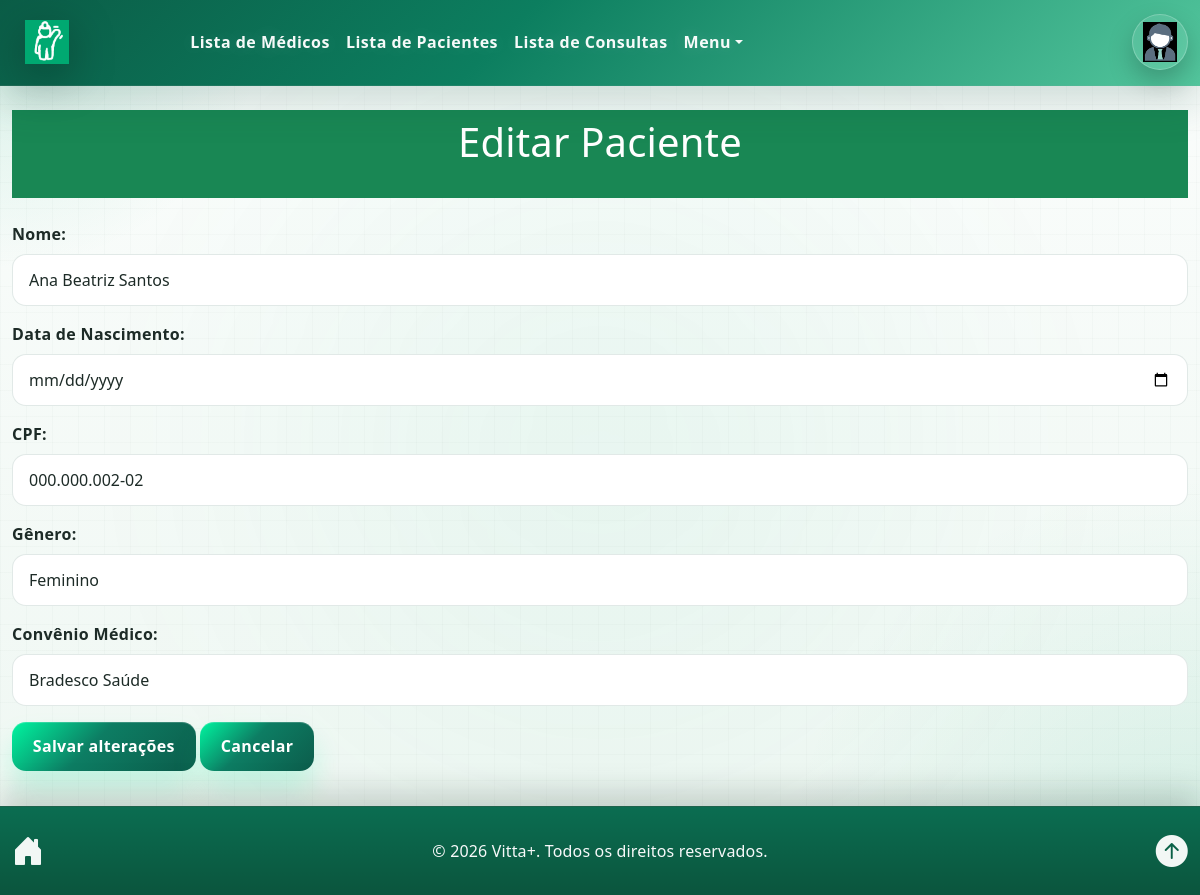
/patients_edit/14/ (signed in), run on the app's committed database.
### consulta/models.py (models this page shows, shortened)
class Patient(models.Model):
    name = models.CharField(max_length=100, verbose_name="Nome")
    birth_date = models.DateField(verbose_name="Data de Nascimento")
    CPF = models.CharField(max_length=14, unique=True, verbose_name="CPF")
    gender = models.CharField(max_length=10, choices=[("M", "Masculino"), ("F", "Feminino")], verbose_name="Gênero")
    health_insurance = models.CharField(max_length=100, blank=True)
    class Meta:
        ordering = ["name"]

### consulta/views.py (the view)
# urls.py: path('patients_edit/<int:id>/', views.patients_edit, name='patients_edit'),
@login_required
@permission_required('consulta.change_patient', raise_exception=True)
def patients_edit(request, id):
    patient = get_object_or_404(Patient, id=id)
    if request.method == 'POST':
        form = PatientForm(request.POST, instance=patient)
        if form.is_valid():
            form.save()
            messages.success(request, 'Paciente atualizado com sucesso!')
            return redirect('patients_list')
    else:
        form = PatientForm(instance=patient)
    return render(request, 'patients_edit.html', {'form': form})

### consulta/templates/patients_edit.html (shortened to what this page needs)
{% extends 'base.html' %}
{% block content %}
<div class="container mt-4">
    <div class="card-header bg-success text-white justify-content-center d-flex align-items-center pt-2 pb-2 mb-4">
        <h1 class="mb-4">Editar Paciente</h1>
    </div>
    <form method="post">
        {{ form.as_p }}
        <button type="submit" class="btn btn-primary">
            Salvar alterações
        </button>
        <a href="{% url 'patients_list' %}" class="btn btn-primary">
            Cancelar
        </a>
    </form>
</div>
{% endblock %}

### consulta/static/css/style.css (style rules this page uses)
.cor { --cor-principal: #00a971; --cor-escura: #0b6d51; --cor-clara: #8ad9b8; --cor-100: #edf9f3; --bg-soft: #f5faf7; --surface: rgba(255, 255, 255, 0.8); --surface-alt: rgba(243, 249, 246, 0.96); --text: #1d2b27; --muted: #5f726b; --line: rgba(12, 77, 60, 0.09); --shadow-soft: 0 28px 70px rgba(16, 35, 29, 0.14); --shadow-card: 0 24px 48px rgba(18, 69, 54, 0.12); --glow: rgba(0, 169, 113, 0.25); }
html { scroll-behavior: smooth; }
body { position: relative; isolation: isolate; min-height: 100vh; background: radial-gradient(circle at top left, rgba(0, 169, 113, 0.16), transparent 18%), radial-gradient(circle at bottom right, rgba(0, 169, 113, 0.12), transparent 28%), linear-gradient(180deg, #fbfdfc 0%, #eef7f2 100%); color: var(--text); font-family: "Segoe UI", Tahoma, Geneva, Verdana, sans-serif; letter-spacing: 0.01em; overflow-x: hidden; }
body::before { content: ""; position: fixed; inset: 0; background: linear-gradient(rgba(15, 58, 46, 0.02) 1px, transparent 1px), linear-gradient(90deg, rgba(15, 58, 46, 0.02) 1px, transparent 1px); background-size: 26px 26px; pointer-events: none; z-index: -1; }
body::after { content: ""; position: fixed; inset: -15%; background: radial-gradient(circle at center, rgba(0, 169, 113, 0.06), transparent 48%); filter: blur(70px); pointer-events: none; z-index: -1; }
main, .navbar, .footer, .container, .row, .card, .table-responsive { position: relative; z-index: 1; }
.container { max-width: 1200px; }
a { color: inherit; text-decoration: none; transition: opacity 0.2s ease, transform 0.25s ease, filter 0.25s ease, box-shadow 0.25s ease; }
form { width: 100%; }
form p { margin-bottom: 1rem; }
form label { display: block; font-weight: 800; margin-bottom: 0.5rem; color: var(--text); letter-spacing: 0.02em; }
form .form-control, form .form-select { width: 100%; max-width: 100%; min-height: 52px; border: 1px solid rgba(12, 77, 60, 0.12); border-radius: 14px; padding: 0.8rem 1rem; background: #fff; color: var(--text); box-sizing: border-box; transition: border-color 0.2s ease, box-shadow 0.2s ease, transform 0.15s ease; }
form .form-control::placeholder { color: rgba(95, 114, 107, 0.8); }
.btn { border-radius: 14px; padding: 0.78rem 1.3rem; font-weight: 800; transition: all 0.24s ease; letter-spacing: 0.02em; }
.btn-primary { background: linear-gradient(135deg, #00f5a0 0%, #0d7d63 44%, #0c5c4b 100%); border: none; box-shadow: 0 18px 28px rgba(0, 245, 160, 0.18), inset 0 1px 0 rgba(255, 255, 255, 0.18); font-weight: 900; }

### data on the page
Patient: name "Ana Beatriz Santos", CPF "000.000.002-02", gender "Feminino", health_insurance "Bradesco Saúde"
